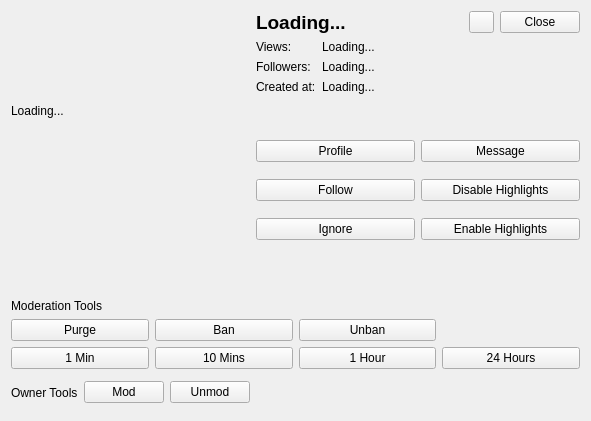
<?xml version="1.0" encoding="UTF-8"?>
<ui version="4.0">
 <class>AccountPopup</class>
 <widget class="QWidget" name="AccountPopup">
  <property name="geometry">
   <rect>
    <x>0</x>
    <y>0</y>
    <width>591</width>
    <height>421</height>
   </rect>
  </property>
  <property name="sizePolicy">
   <sizepolicy hsizetype="Preferred" vsizetype="Minimum">
    <horstretch>0</horstretch>
    <verstretch>0</verstretch>
   </sizepolicy>
  </property>
  <property name="windowTitle">
   <string>AccountPopup</string>
  </property>
  <property name="styleSheet">
   <string notr="true"/>
  </property>
  <layout class="QGridLayout" name="gridLayout">
   <item row="5" column="0" colspan="3">
    <widget class="QWidget" name="userLayout" native="true">
     <layout class="QHBoxLayout" name="horizontalLayout_3">
      <property name="leftMargin">
       <number>0</number>
      </property>
      <property name="topMargin">
       <number>0</number>
      </property>
      <property name="rightMargin">
       <number>0</number>
      </property>
      <property name="bottomMargin">
       <number>0</number>
      </property>
     </layout>
    </widget>
   </item>
   <item row="6" column="0" colspan="3">
    <widget class="QWidget" name="modLayout" native="true">
     <layout class="QGridLayout" name="gridLayout_2">
      <property name="leftMargin">
       <number>0</number>
      </property>
      <property name="topMargin">
       <number>0</number>
      </property>
      <property name="rightMargin">
       <number>0</number>
      </property>
      <property name="bottomMargin">
       <number>0</number>
      </property>
      <item row="3" column="3">
       <widget class="QPushButton" name="hour24">
        <property name="text">
         <string>24 Hours</string>
        </property>
       </widget>
      </item>
      <item row="3" column="0">
       <widget class="QPushButton" name="min1">
        <property name="text">
         <string>1 Min</string>
        </property>
       </widget>
      </item>
      <item row="3" column="2">
       <widget class="QPushButton" name="hour1">
        <property name="text">
         <string>1 Hour</string>
        </property>
       </widget>
      </item>
      <item row="2" column="0">
       <widget class="QPushButton" name="purge">
        <property name="text">
         <string>Purge</string>
        </property>
       </widget>
      </item>
      <item row="3" column="1">
       <widget class="QPushButton" name="min10">
        <property name="text">
         <string>10 Mins</string>
        </property>
       </widget>
      </item>
      <item row="2" column="1">
       <widget class="QPushButton" name="ban">
        <property name="text">
         <string>Ban</string>
        </property>
       </widget>
      </item>
      <item row="2" column="2">
       <widget class="QPushButton" name="unBan">
        <property name="text">
         <string>Unban</string>
        </property>
       </widget>
      </item>
      <item row="0" column="0">
       <widget class="QLabel" name="moderationlabel">
        <property name="text">
         <string>Moderation Tools</string>
        </property>
       </widget>
      </item>
     </layout>
    </widget>
   </item>
   <item row="1" column="1" colspan="2">
    <layout class="QFormLayout" name="formLayout">
     <item row="0" column="0">
      <widget class="QLabel" name="label">
       <property name="text">
        <string>Views:</string>
       </property>
      </widget>
     </item>
     <item row="0" column="1">
      <widget class="QLabel" name="lblViews">
       <property name="text">
        <string>Loading...</string>
       </property>
      </widget>
     </item>
     <item row="1" column="0">
      <widget class="QLabel" name="label_3">
       <property name="text">
        <string>Followers:</string>
       </property>
      </widget>
     </item>
     <item row="1" column="1">
      <widget class="QLabel" name="lblFollowers">
       <property name="text">
        <string>Loading...</string>
       </property>
      </widget>
     </item>
     <item row="2" column="0">
      <widget class="QLabel" name="label_5">
       <property name="text">
        <string>Created at:</string>
       </property>
      </widget>
     </item>
     <item row="2" column="1">
      <widget class="QLabel" name="lblAccountAge">
       <property name="text">
        <string>Loading...</string>
       </property>
      </widget>
     </item>
    </layout>
   </item>
   <item row="0" column="1" colspan="2">
    <layout class="QHBoxLayout" name="horizontalLayout">
     <item>
      <widget class="QLabel" name="lblUsername">
       <property name="sizePolicy">
        <sizepolicy hsizetype="Expanding" vsizetype="Maximum">
         <horstretch>0</horstretch>
         <verstretch>0</verstretch>
        </sizepolicy>
       </property>
       <property name="font">
        <font>
         <pointsize>14</pointsize>
         <weight>75</weight>
         <bold>true</bold>
        </font>
       </property>
       <property name="text">
        <string>Loading...</string>
       </property>
      </widget>
     </item>
     <item>
      <widget class="QPushButton" name="copy">
       <property name="maximumSize">
        <size>
         <width>25</width>
         <height>16777215</height>
        </size>
       </property>
       <property name="toolTip">
        <string>Copy Username</string>
       </property>
       <property name="styleSheet">
        <string notr="true">qproperty-icon: url(:/images/CopyLongTextToClipboard_16x.png)</string>
       </property>
       <property name="text">
        <string/>
       </property>
      </widget>
     </item>
     <item>
      <widget class="QPushButton" name="btnClose">
       <property name="sizePolicy">
        <sizepolicy hsizetype="Minimum" vsizetype="Fixed">
         <horstretch>0</horstretch>
         <verstretch>0</verstretch>
        </sizepolicy>
       </property>
       <property name="text">
        <string>Close</string>
       </property>
      </widget>
     </item>
    </layout>
   </item>
   <item row="0" column="0" rowspan="3">
    <widget class="QLabel" name="lblAvatar">
     <property name="minimumSize">
      <size>
       <width>200</width>
       <height>200</height>
      </size>
     </property>
     <property name="maximumSize">
      <size>
       <width>200</width>
       <height>200</height>
      </size>
     </property>
     <property name="text">
      <string>Loading...</string>
     </property>
     <property name="scaledContents">
      <bool>true</bool>
     </property>
    </widget>
   </item>
   <item row="2" column="1" rowspan="2" colspan="2">
    <layout class="QGridLayout" name="gridLayout_5">
     <item row="0" column="0">
      <widget class="QPushButton" name="profile">
       <property name="text">
        <string>Profile</string>
       </property>
      </widget>
     </item>
     <item row="1" column="0">
      <widget class="QPushButton" name="follow">
       <property name="text">
        <string>Follow</string>
       </property>
      </widget>
     </item>
     <item row="2" column="0">
      <widget class="QPushButton" name="ignore">
       <property name="text">
        <string>Ignore</string>
       </property>
      </widget>
     </item>
     <item row="0" column="1">
      <widget class="QPushButton" name="sendMessage">
       <property name="text">
        <string>Message</string>
       </property>
      </widget>
     </item>
     <item row="1" column="1">
      <widget class="QPushButton" name="disableHighlights">
       <property name="text">
        <string>Disable Highlights</string>
       </property>
      </widget>
     </item>
     <item row="2" column="1">
      <widget class="QPushButton" name="enableHighlights">
       <property name="text">
        <string>Enable Highlights</string>
       </property>
      </widget>
     </item>
    </layout>
   </item>
   <item row="7" column="0">
    <widget class="QWidget" name="ownerLayout" native="true">
     <layout class="QHBoxLayout" name="horizontalLayout_2">
      <property name="leftMargin">
       <number>0</number>
      </property>
      <property name="topMargin">
       <number>0</number>
      </property>
      <property name="rightMargin">
       <number>0</number>
      </property>
      <property name="bottomMargin">
       <number>0</number>
      </property>
      <item>
       <widget class="QLabel" name="ownerlabel">
        <property name="text">
         <string>Owner Tools</string>
        </property>
       </widget>
      </item>
      <item>
       <widget class="QPushButton" name="mod">
        <property name="text">
         <string>Mod</string>
        </property>
       </widget>
      </item>
      <item>
       <widget class="QPushButton" name="unMod">
        <property name="text">
         <string>Unmod</string>
        </property>
       </widget>
      </item>
     </layout>
    </widget>
   </item>
   <item row="3" column="0">
    <widget class="QWidget" name="profileLayout" native="true">
     <layout class="QHBoxLayout" name="horizontalLayout_4">
      <property name="leftMargin">
       <number>0</number>
      </property>
      <property name="topMargin">
       <number>0</number>
      </property>
      <property name="rightMargin">
       <number>0</number>
      </property>
      <property name="bottomMargin">
       <number>0</number>
      </property>
     </layout>
    </widget>
   </item>
  </layout>
 </widget>
 <resources/>
 <connections/>
</ui>
